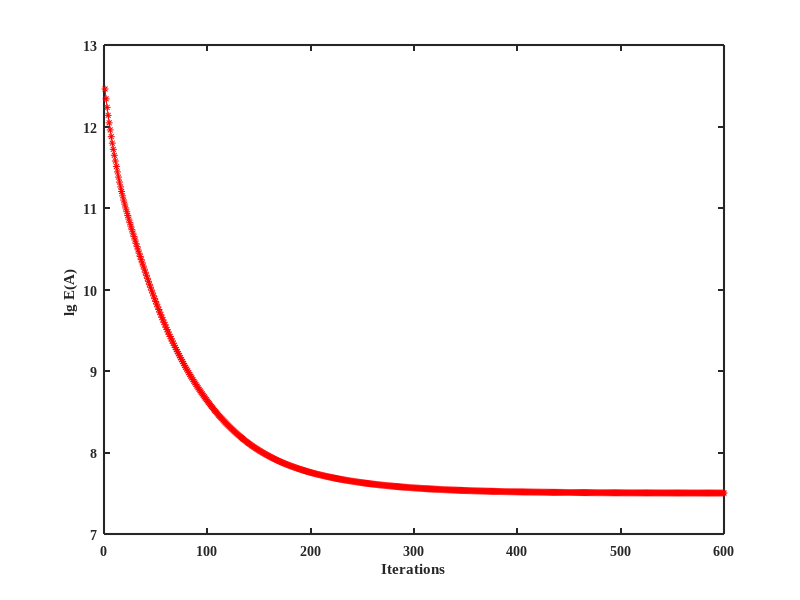

Reproduce this figure in MATLAB. (Note: this script raises an error after producing the figure.)
clc;
clear;
load('315.mat')

figure
plot(log10(Cost1),'r-*','MarkerSize',5)
   
    set(gca, 'LineWidth', 1.5);
      set(gca,'FontName','Times New Roman','FontWeight','bold')
 xlabel('Iterations','FontName','Times New Roman','FontWeight','bold');
 ylabel('lg E(A) ','FontName','Times New Roman','FontWeight','bold');
  export_fig 315.eps -painters -transparent 
   